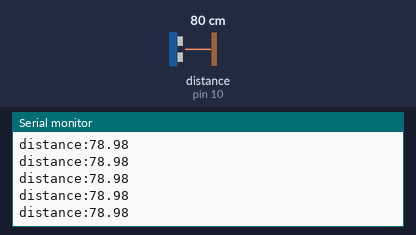
Bench run of a sketch on a simulated Arduino Uno, built with avr-gcc and run on an emulated ATmega328P. Shown: the last lines printed to the serial monitor. Wiring (inferred from the names in the program): ultrasonic range finder: trigger pin 9; echo pin 10. The inputs (shaded band) are chosen by the test bench; at power-on: distance to the obstacle (sensor on pin 10) 80 cm. The echo pulse lasts 58.3 µs per cm.

Above: at 1.2 s.
1.3 s: distance to the obstacle (sensor on pin 10) set to 299 cm
At 2.2 s:
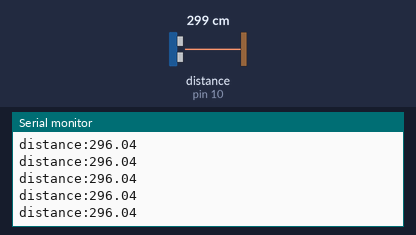
4.3 s: distance to the obstacle (sensor on pin 10) set to 120 cm
At 4.9 s:
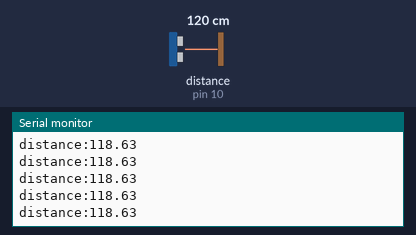
Timing chart, 0 to 7.3 s (numbered marks = the images above; inputs shaded):
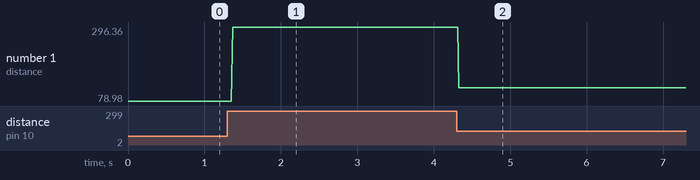

Measured:
- after the input at 1.3 s, the serial monitor: prints a new line after 0.07 s (image 1)
- after the input at 4.3 s, the serial monitor: prints a new line at once (image 2)
- plotted number 1: 78.98 → 296.04 after the input at 1.3 s, 296.04 → 118.63 after the input at 4.3 s

The sketch:

ultrasonic.ino
```cpp
int trig=9;
int echo=10;
double distance;
double timetaken;
void setup()
{
  // put your setup code here, to run once:
pinMode(trig,OUTPUT);
pinMode(echo,INPUT);
Serial.begin(9600);
}

void loop() {
  // put your main code here, to run repeatedly:
  digitalWrite(trig,LOW);
digitalWrite(trig,HIGH);
delayMicroseconds(10);
digitalWrite(trig,LOW);

timetaken=pulseIn(echo,HIGH);

distance=timetaken*0.034/2;

Serial.print("distance:");
Serial.println(distance);
}
```

roboTask1Prog1.c
```cpp
#include<stdio.h>
#include<string.h>
void main()
{
  char str[30],s[30];
  int i,n,j,flag=1;

  printf("Enter the sentence:\n");
  for(i=0;i<strlen(str);i++)
    {


  gets(str[i]);
}
  printf("enter the word \n");
  gets(s);
  for(i=0;i<strlen(str);i++)
  {
     if(strcmp(str[i],s)!=0)
     {
         flag=0;;
     }

  }
  if(flag==1)
  {
      printf("yes");
  }
}
```

roboTask1Prog3.c
```cpp
#include <stdio.h>

void copyString(char [], char [], int);

int main()
{
    char stng1[20], stng2[20];
    printf("\n\n Recursion : Copy One string to another :\n");

    printf(" Input the  string to copy : ");
    scanf("%s", stng1);
    copyString(stng1, stng2, 0);
    printf("\n The string successfully copied.\n\n");
    printf(" The first string is : %s\n", stng1);
    printf(" The copied string is : %s\n\n", stng2);
    return 0;
}

void copyString(char stng1[], char stng2[], int ctr)
{
    stng2[ctr] = stng1[ctr];
    if (stng1[ctr] == '\0')
        return;
    copyString(stng1, stng2, ctr + 1);
}
```
